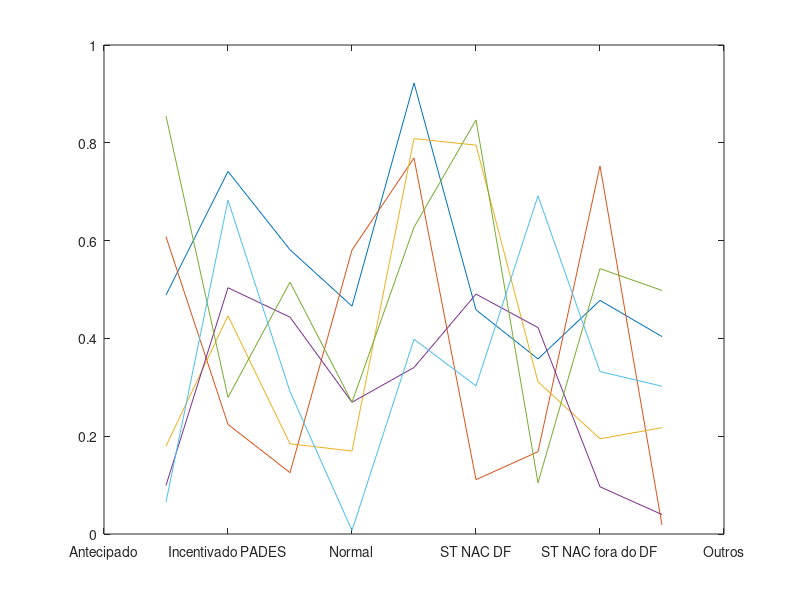

The MATLAB script that drew this image:
y = rand(9,6);
plot(y);
set(gca,'XTickLabel',{'Antecipado' 'Incentivado PADES' 'Normal' 'ST NAC DF' 'ST NAC fora do DF' 'Outros'});